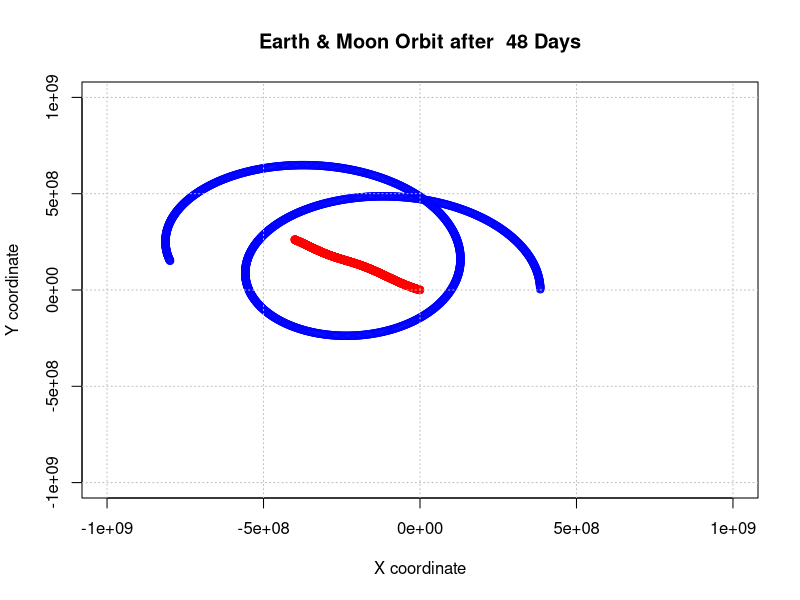

The R source for this figure:

G <- 6.6743e-11 ## gravitational constant: m^3 kg^-1 s^-2 
delta_t <- 3600 ## time step: s
m1 <- 5.972e24 ## mass of earth: kg
m2 <- 7.347e22 ## mass of moon: kg

r1_init <- matrix(c(0,0), ncol = 1)
r2_init <- matrix(c(3.844e8,0), ncol = 1)

v1_init <- matrix(c(-100, 50), ncol = 1)
v2_init <- matrix(c(0, 1.1e3), ncol = 1)


K <- 24*48
x1 <- numeric(K)
y1 <- numeric(K)
x2 <- numeric(K)
y2 <- numeric(K)

v1 <- v1_init
v2 <- v2_init
r1 <- r1_init
r2 <- r2_init
for (i in 1:K){
  a1 <- (-1*G / m1)* m1 * (m2 / (norm(r1 - r2, "2"))^3) * (r1 - r2)
  a2 <- (-1*G / m2)* m1 * (m2 / (norm(r2 - r1, "2"))^3) * (r2 - r1)
  
  v1 <- v1 + (delta_t * a1)
  v2 <- v2 + (delta_t * a2)
  
  r1 <- r1 + (delta_t * v1)
  r2 <- r2 + (delta_t * v2)
  
  x1[i] <- r1[1]
  y1[i] <- r1[2]
  x2[i] <- r2[1]
  y2[i] <- r2[2]
}


plot(c(x1, x2), c(y1, y2), col = c( rep("red", K) , rep("blue", K) ), xlim = c(-1e9, 1e9), 
     ylim = c(-1e9, 1e9), xlab = "X coordinate", ylab = "Y coordinate", 
     main = paste("Earth & Moon Orbit after ", K/24, "Days"))
grid(col = "gray", lty = "dotted", lwd = 1)
